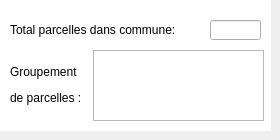
        <widget class="QWidget" name="tab_analyse3">
         <attribute name="title">
          <string>Divers</string>
         </attribute>
         <widget class="QTextEdit" name="textEditDivers">
          <property name="geometry">
           <rect>
            <x>0</x>
            <y>0</y>
            <width>271</width>
            <height>131</height>
           </rect>
          </property>
          <property name="styleSheet">
           <string notr="true">border : None; 
font: bold 12pt &quot;Garamond&quot;;</string>
          </property>
         </widget>
         <widget class="QLineEdit" name="lineTotalParcelles">
          <property name="geometry">
           <rect>
            <x>210</x>
            <y>20</y>
            <width>51</width>
            <height>20</height>
           </rect>
          </property>
          <property name="alignment">
           <set>Qt::AlignCenter</set>
          </property>
         </widget>
         <widget class="QLabel" name="label_36">
          <property name="geometry">
           <rect>
            <x>10</x>
            <y>10</y>
            <width>201</width>
            <height>41</height>
           </rect>
          </property>
          <property name="text">
           <string>&lt;html&gt;&lt;head/&gt;&lt;body&gt;&lt;p&gt;Total parcelles dans commune:&lt;/p&gt;&lt;/body&gt;&lt;/html&gt;</string>
          </property>
         </widget>
         <widget class="QTextEdit" name="textEditRegroup">
          <property name="geometry">
           <rect>
            <x>93</x>
            <y>50</y>
            <width>171</width>
            <height>71</height>
           </rect>
          </property>
          <property name="toolTip">
           <string>&lt;html&gt;&lt;head/&gt;&lt;body&gt;&lt;p&gt;3 plus gros regroupements&lt;/p&gt;&lt;/body&gt;&lt;/html&gt;</string>
          </property>
         </widget>
         <widget class="QLabel" name="label_37">
          <property name="geometry">
           <rect>
            <x>10</x>
            <y>50</y>
            <width>81</width>
            <height>71</height>
           </rect>
          </property>
          <property name="text">
           <string>&lt;html&gt;&lt;head/&gt;&lt;body&gt;&lt;p&gt;Groupement &lt;/p&gt;&lt;p&gt;de parcelles :&lt;/p&gt;&lt;/body&gt;&lt;/html&gt;</string>
          </property>
         </widget>
        </widget>
